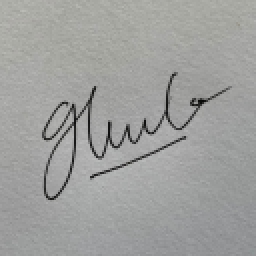
#> input picture Dataset/Person1/tandatangan_1.png, 128 x 128 px (shown 2 times larger)
$ python main.py   (older library calls are emulated)
#> lines starting #> are read from the running program, lines starting #| are printed output that depends on the picture; after the words box and inside, x2 and y2 are one past the last pixel; in counts of white or black regions, pixels touching at a corner belong together
import os
import cv2
import numpy as np
import pandas as pd # Pengolahan data
from skimage.feature import graycomatrix, graycoprops # Ekstraksi fitur
from scipy.stats import skew, kurtosis # Statistik deskriptif
from sklearn.model_selection import train_test_split # Pembagian data
from sklearn.neighbors import KNeighborsClassifier # Klasifikasi dengan KNN
from sklearn.metrics import classification_report # Laporan hasil klasifikasi
from sklearn.preprocessing import StandardScaler # Normalisasi data

# Fungsi untuk preprocessing gambar
def preprocess_image(img_path):
#> called with img_path = 'Dataset/Person1/tandatangan_1.png'
    img = cv2.imread(img_path, cv2.IMREAD_GRAYSCALE)
#> img: shape (128, 128); min 0, max 187, mean 159.3
    if img is None:
        raise ValueError(f"Gambar tidak ditemukan: {img_path}")
    _, binary = cv2.threshold(img, 127, 255, cv2.THRESH_BINARY)
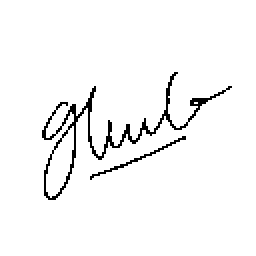
#> binary: shape (128, 128) (shown 2 times larger); 96.6% white; black in thin lines or dots, all inside (x1, y1, x2, y2) = (21, 36, 116, 100)
    resized = cv2.resize(binary, (128, 128))
    return resized, binary

# Ekstraksi fitur
def extract_features(image):
    features = []
    hist = cv2.calcHist([image], [0], None, [256], [0, 256]).flatten()
#> hist = 256 values, max 15819 at index 255, min 0 at index 1, mean 64
    hist = hist / np.sum(hist)  # Normalisasi histogram
#> hist = 256 values, max 0.966 at index 255, min 0 at index 1, mean 0.00391
    features.extend(hist)
    glcm = graycomatrix(image, distances=[1], angles=[0, np.pi/2], levels=256, symmetric=True, normed=True)
    for prop in ['contrast', 'dissimilarity', 'homogeneity', 'energy', 'correlation']:
        features.append(graycoprops(glcm, prop).mean())
#> after the loop, features = 261 values, max 1956 at index 256, min 0 at index 1, mean 7.54
    moments = cv2.moments(image)
#> moments = moments, m00 4033845, centre m10/m00, m01/m00 = (63.73, 63.41)
    hu_moments = cv2.HuMoments(moments).flatten()
#> hu_moments = [0.000693, 2.87e-11, 1.06e-16, 1.59e-14, -1.51e-29, -8.51e-20, 1.42e-29]
    features.extend(hu_moments)
    features.append(np.std(image))
    features.append(skew(image.flatten()))
    features.append(kurtosis(image.flatten()))
    return np.nan_to_num(features)

# Membaca dataset
def load_dataset(dataset_path):
    data = []
    for person in os.listdir(dataset_path):
        person_path = os.path.join(dataset_path, person)
        if os.path.isdir(person_path):
            for file in os.listdir(person_path):
                if file.lower().endswith(('png', 'jpg', 'jpeg')):
                    img_path = os.path.join(person_path, file)
                    try:
                        resized, binary = preprocess_image(img_path)
                        features = extract_features(resized)
#> features = 271 values, max 1956 at index 256, min -5.1 at index 269, mean 7.5
                        data.append([person] + features.tolist())
                    except Exception as e:
                        print(f"Error processing {img_path}: {e}")
    return data

# Main function
def main():
    dataset_path = "Dataset"
    data = load_dataset(dataset_path)

    # Konversi ke DataFrame
    columns = ["Person"] + [f"Feature_{i}" for i in range(len(data[0]) - 1)]
    df = pd.DataFrame(data, columns=columns)

    # Pemisahan fitur dan label
    X = df.iloc[:, 1:].values
    y = df["Person"].factorize()[0]
    label_map = {i: label for i, label in enumerate(df["Person"].unique())}

    # Normalisasi fitur
    scaler = StandardScaler()
    X = scaler.fit_transform(X)

    # Split data
    X_train, X_test, y_train, y_test = train_test_split(X, y, test_size=0.2, random_state=42)

    # Model KNN
    model = KNeighborsClassifier(n_neighbors=3)
    model.fit(X_train, y_train)

    # Evaluasi model
#> (the run stopped early here; a loop or call above may not have finished)
